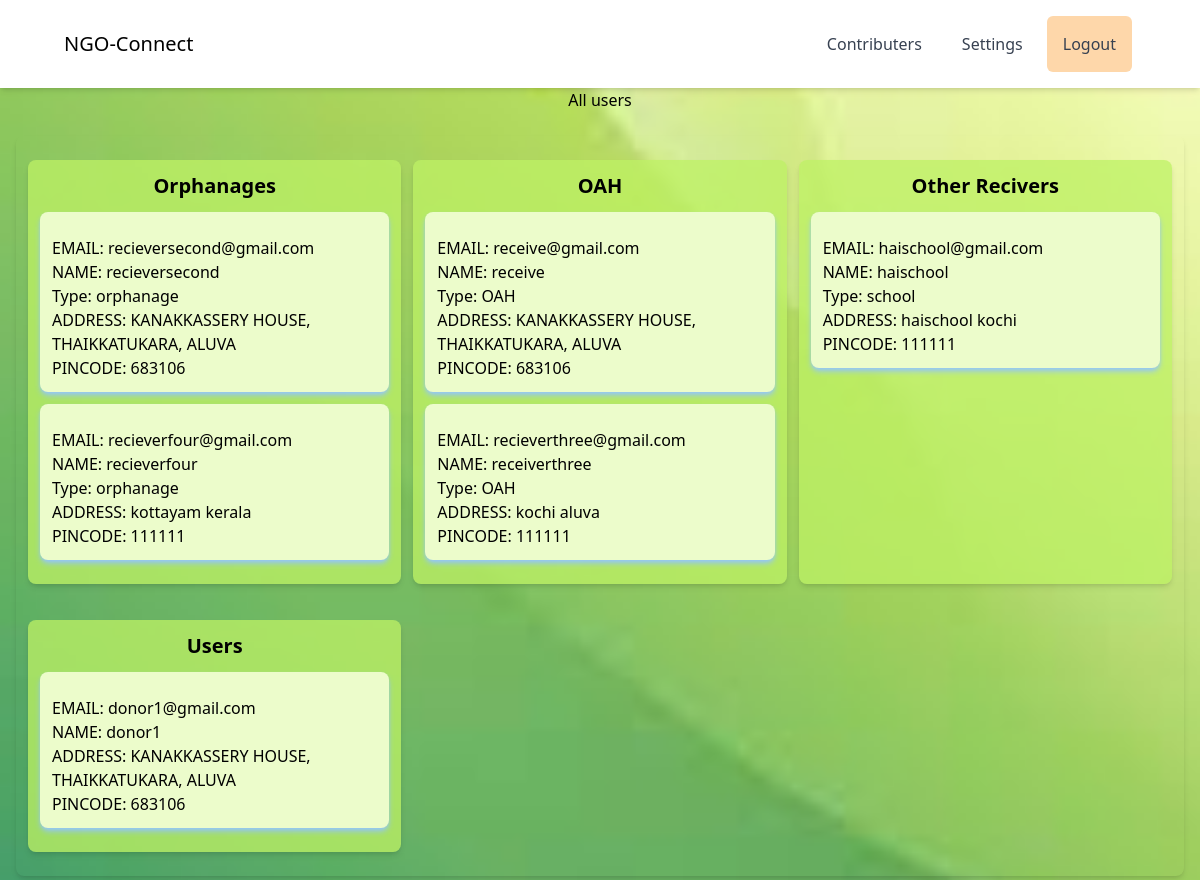
The app's page /ngo/ngo_all_users/ with its own data.
### reciever/models.py (models this page shows)
class ReceiverMoreDetails(models.Model):
    user = models.OneToOneField(User, on_delete=models.CASCADE)
    reciever_type = models.CharField(max_length=12, null=True)  # Whether receiver is OLH, Orphanage, etc.
    is_reciever_type_defined = models.BooleanField(default=False)

### base/models.py (models this page shows)
class ngousers(models.Model):
    user = models.OneToOneField(User, on_delete=models.CASCADE)
    user_type = models.CharField(max_length=10, choices=[
        ('NGO', 'NGO'),
        ('Donor', 'Donor'),
        ('Receiver','Receiver'),
    ])
    phone_number = models.CharField(max_length=13, null=True)
    address = models.CharField(max_length=100, null=True)
    pincode = models.CharField(max_length=10, null=True)

### ngo/views.py (the view)
# urls.py: path('ngo_all_users/', views.ngo_all_users, name="ngo_all_users"),
def ngo_all_users(request):
    user_name=request.user
    users = User.objects.all()
    user_details = ngousers.objects.all()
    reciever = ReceiverMoreDetails.objects.all()
    count = 1
    context = {
        'user' : user_name,
        'users' : users,
        'user_details' : user_details,
        'count' : count,
        'reciever' : reciever,
    }
    return render(request, 'ngo_all_users.html', context)

### ngo/templates/ngo_all_users.html (shortened to what this page needs)
<!DOCTYPE html>
<html lang="en">
<head>
    <script src="https://cdn.tailwindcss.com"></script>
</head>
<body class="font-sans" style="
            background-size: cover;
            background-position: center;" >
<header
    class="lg:px-16 px-4 bg-white flex flex-wrap items-center py-4 shadow-md"
>
    <div class="flex-1 flex justify-between items-center">
        <a href="/ngo/ngo_base" class="text-xl">NGO-Connect</a>
    </div>
    <div class="hidden lg:flex lg:items-center lg:w-auto w-full" id="menu">
        <nav>
            <ul
                class="lg:flex items-center justify-between text-base text-gray-700 pt-4 lg:pt-0"
            >
                <li><a class="lg:p-4 py-3 rounded-md px-0 mx-1 block hover:bg-blue-300" href="#">Contributers</a></li>
                <li><a class="lg:p-4 py-3 rounded-md px-0 mx-1 block hover:bg-blue-300" href="#">Settings</a></li>
                <li><a class="lg:p-4 py-3 rounded-md bg-orange-200 px-0 mx-1 block hover:bg-red-500" href="/logout">Logout</a></li>
            </ul>
        </nav>
    </div>
</header>
<h1 class="text-center">All users</h1>
<section class="text-center my-6 mx-4">
    <div class="flex flex-col lg:grid lg:grid-cols-3 gap-3 justify-around rounded-lg shadow-md p-3 my-3">
        <div class="bg-lime-300/75 rounded-lg shadow-md p-3 my-3">
            <h2 class="text-xl font-bold">Orphanages</h2>
          {% for user in users %} {% for detail in user_details %} {% if detail.user == user %}
          {% if detail.user_type == "Receiver" %}
          {% for r in reciever %}
          {% if r.user == user and r.reciever_type == 'orphanage' %}
          <div class="shadow-md shadow-blue-300 p-3 my-3 bg-lime-100 rounded-lg">
            <ul class="mt-3">
              <li class="text-left">EMAIL: {{ user.username }}</li>
              <li class="text-left">NAME: {{ user.first_name }}</li>
              <li class="text-left">Type: {{ r.reciever_type }} </li>
              <li class="text-left">ADDRESS: {{ detail.address }}</li>
              <li class="text-left">PINCODE: {{ detail.pincode }}</li>
            </ul>
          </div>
          {% endif %}
          {% endfor %}
          {% endif %}
          {% endif %} {% endfor %} {% endfor %}
        </div>
        <div class="bg-lime-300/75 rounded-lg shadow-md p-3 my-3">
          <h2 class="text-xl font-bold">OAH</h2>
          {% for user in users %} {% for detail in user_details %} {% if detail.user == user %}
          {% if detail.user_type == "Receiver" %}
          {% for r in reciever %}
          {% if r.user == user and r.reciever_type == 'OAH' %}
          <div class="shadow-md shadow-blue-300 p-3 my-3 bg-lime-100 rounded-lg">
            <ul class="mt-3">
              <li class="text-left">EMAIL: {{ user.username }}</li>
              <li class="text-left">NAME: {{ user.first_name }}</li>
              <li class="text-left">Type: {{ r.reciever_type }} </li>
              <li class="text-left">ADDRESS: {{ detail.address }}</li>
              <li class="text-left">PINCODE: {{ detail.pincode }}</li>
            </ul>
          </div>
          {% endif %}
          {% endfor %}
          {% endif %}
          {% endif %} {% endfor %} {% endfor %}
        </div>
        <div class="bg-lime-300/75 rounded-lg shadow-md p-3 my-3">
          <h2 class="text-xl font-bold">Other Recivers</h2>
        {% for user in users %} {% for detail in user_details %} {% if detail.user == user %}
        {% if detail.user_type == "Receiver" %}
        {% for r in reciever %}
        {% if r.user == user and r.reciever_type != 'OAH' and r.reciever_type != 'orphanage' %}
        <div class="shadow-md shadow-blue-300 p-3 my-3 bg-lime-100 rounded-lg">
          <ul class="mt-3">
            <li class="text-left">EMAIL: {{ user.username }}</li>
            <li class="text-left">NAME: {{ user.first_name }}</li>
            <li class="text-left">Type: {{ r.reciever_type }} </li>
            <li class="text-left">ADDRESS: {{ detail.address }}</li>
            <li class="text-left">PINCODE: {{ detail.pincode }}</li>
          </ul>
        </div>
        {% endif %}
        {% endfor %}
        {% endif %}
        {% endif %} {% endfor %} {% endfor %}
      </div>
        <div class="bg-lime-300/75 rounded-lg shadow-md p-3 my-3">
          <h2 class="text-xl font-bold">Users</h2>
          {% for user in users %} {% for detail in user_details %} {% if detail.user == user %}
          {% if detail.user_type == "Donor" %}
          <div class="shadow-md shadow-blue-300 p-3 my-3 bg-lime-100 rounded-lg">
            <ul class="mt-3">
              <li class="text-left">EMAIL: {{ user.username }}</li>
              <li class="text-left">NAME: {{ user.first_name }}</li>
              <li class="text-left">ADDRESS: {{ detail.address }}</li>
              <li class="text-left">PINCODE: {{ detail.pincode }}</li>
            </ul>
          </div>
          {% endif %}
          {% endif %} {% endfor %} {% endfor %}
        </div>
      </div>
    </section>
  </body>
</html>

### records on screen
ngousers: address "KANAKKASSERY HOUSE, THAIKKATUKARA, ALUVA", pincode "683106"
ReceiverMoreDetails: reciever_type "orphanage"
ngousers: address "kottayam kerala", pincode "111111"
ReceiverMoreDetails: reciever_type "orphanage"
ngousers: address "KANAKKASSERY HOUSE, THAIKKATUKARA, ALUVA", pincode "683106"
ReceiverMoreDetails: reciever_type "OAH"
ngousers: address "kochi aluva", pincode "111111"
ReceiverMoreDetails: reciever_type "OAH"
ngousers: address "haischool kochi", pincode "111111"
ReceiverMoreDetails: reciever_type "school"
ngousers: address "KANAKKASSERY HOUSE, THAIKKATUKARA, ALUVA", pincode "683106"

### other values on screen
{{ user.username }} "recieversecond@gmail.com"
{{ user.first_name }} "recieversecond"
{{ user.username }} "recieverfour@gmail.com"
{{ user.first_name }} "recieverfour"
{{ user.username }} "receive@gmail.com"
{{ user.first_name }} "receive"
{{ user.username }} "recieverthree@gmail.com"
{{ user.first_name }} "receiverthree"
{{ user.username }} "haischool@gmail.com"
{{ user.first_name }} "haischool"
{{ user.username }} "donor1@gmail.com"
{{ user.first_name }} "donor1"
